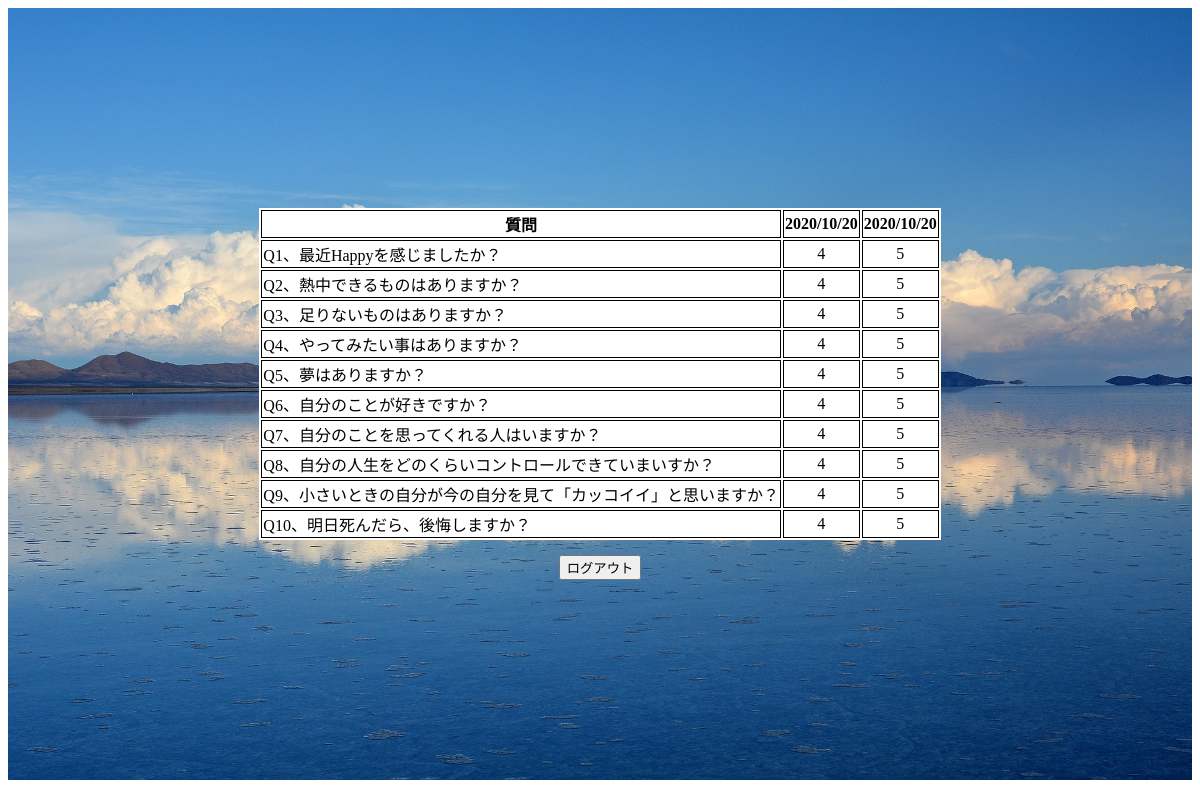
Screenshot of /dbtest (signed in) with the database file from the repository.
### tables this page shows
CREATE TABLE "question" (
	"id"	INTEGER,
	"user_id"	INTEGER,
	"question_id"	INTEGER,
	"anser"	INTEGER,
	"date"	INTEGER,
	PRIMARY KEY("id" AUTOINCREMENT)
);

### app.py (the view)
@app.route("/dbtest")
def dbtest():
    user_id=session['user_id']
    conn = sqlite3.connect("hitoiki.db")
    c = conn.cursor()
    c.execute("select anser  from question where question_id = 1 order by id  desc")
    list1 = c.fetchall()
    print(list1)
    c.execute("select anser  from question where question_id = 2 order by id desc ")
    list2 = c.fetchall()
    print(list2)
    c.execute("select anser  from question where question_id = 3 order by id desc ")
    list3 = c.fetchall()
    c.execute("select anser  from question where question_id = 4 order by id desc ")
    list4 = c.fetchall()
    c.execute("select anser  from question where question_id = 5 order by id desc ")
    list5 = c.fetchall()
    c.execute("select anser  from question where question_id = 6 order by id desc ")
    list6 = c.fetchall()
    c.execute("select anser  from question where question_id = 7 order by id desc ")
    list7 = c.fetchall()
    c.execute("select anser  from question where question_id = 8 order by id desc ")
    list8 = c.fetchall()
    c.execute("select anser  from question where question_id = 9 order by id desc ")
    list9 = c.fetchall()
    c.execute("select anser  from question where question_id = 10 order by id desc ")
    list10 = c.fetchall()
    c.execute("select date  from question where question_id = 1 AND user_id = ? order by id desc",(user_id,))
    time = c.fetchall()
    print(time)
    c.close()
    return render_template("result.html",list1=list1, list2=list2, list3=list3 ,list4=list4, list5=list5, list6=list6, list7=list7, list8=list8,list9=list9, list10=list10, time=time)

### templates/result.html
{% extends 'base.html' %}
{% block content %}
<div class="container">
    <form action="/result">
        <table>
            <tr>
                <th>質問</th>
                <th>{{time[0][0]}}</th>
                <th>{{time[1][0]}}</th>
            </tr>
            <tr>
                <td class="result_q">Q1、最近Happyを感じましたか？</td>
                <td>{{list1[0][0]}}</td>
                <td>{{list1[1][0]}}</td>
            </tr>
            <tr>
                <td class="result_q">Q2、熱中できるものはありますか？</td>
                <td>{{list2[0][0]}}</td>
                <td>{{list2[1][0]}}</td>
            </tr>
            <tr>
                <td class="result_q">Q3、足りないものはありますか？</td>
                <td>{{list3[0][0]}}</td>
                <td>{{list3[1][0]}}</td>
            </tr>
            <tr>
                <td class="result_q">Q4、やってみたい事はありますか？</td>
                <td>{{list4[0][0]}}</td>
                <td>{{list4[1][0]}}</td>
            </tr>
            <tr>
                <td class="result_q">Q5、夢はありますか？</td>
                <td>{{list5[0][0]}}</td>
                <td>{{list5[1][0]}}</td>
            </tr>
            <tr>
                <td class="result_q">Q6、自分のことが好きですか？</td>
                <td>{{list6[0][0]}}</td>
                <td>{{list6[1][0]}}</td>
            </tr>
            <tr>
                <td class="result_q">Q7、自分のことを思ってくれる人はいますか？</td>
                <td>{{list7[0][0]}}</td>
                <td>{{list7[1][0]}}</td>
            </tr>
            <tr>
                <td class="result_q">Q8、自分の人生をどのくらいコントロールできていまいすか？</td>
                <td>{{list8[0][0]}}</td>
                <td>{{list8[1][0]}}</td>
            </tr>
            <tr>
                <td class="result_q">Q9、小さいときの自分が今の自分を見て「カッコイイ」と思いますか？</td>
                <td>{{list9[0][0]}}</td>
                <td>{{list9[1][0]}}</td>
            </tr>
            <tr>
                <td class="result_q">Q10、明日死んだら、後悔しますか？</td>
                <td>{{list10[0][0]}}</td>
                <td>{{list10[1][0]}}</td>
            </tr>
        </table>
    </form>
    <input type="button" class="logout_btn" value="ログアウト" onclick="location.href='/logout'">
</div>
{% endblock %}

### templates/base.html (shortened to what this page needs)
<!DOCTYPE html>
<html lang="en">
<head>
    <link rel="stylesheet" href="../static/css/style.css">
</head>
<body>
    {% block content %}
    {% endblock %}
</body>
</html>

### static/css/style.css (style rules this page uses)
.container { padding: 200px; text-align: center; background-size: contain; background-size: cover; background-repeat: repeat-y; background-image: url("../images/bolivia-1802042_1920.jpg"); }
.login_btn,.regist_btn,.first_btn,.logout_btn { text-align: center; margin-top: 15px; }
table { margin: 0 auto; background-color: white; }
table th, table td { text-align: center; border: 1px solid black; }
.result_q { text-align: left; }

### rows the page displays
question: date "2020/10/20", anser "4"
question: date "2020/10/20", anser "5"
question: anser "4"
question: anser "5"
question: anser "4"
question: anser "5"
question: anser "4"
question: anser "5"
question: anser "4"
question: anser "5"
question: anser "4"
question: anser "5"
question: anser "4"
question: anser "5"
question: anser "4"
question: anser "5"
question: anser "4"
question: anser "5"
question: anser "4"
question: anser "5"
